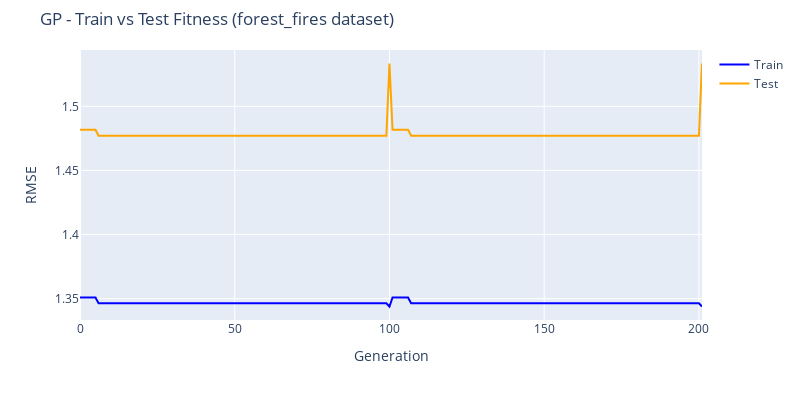

Write notebook code for a chart like this one.
### Code cell
import sys
import os
sys.path.append(os.path.abspath(r'C:\Users\Formando\PycharmProjects\slim'))
from slim_gsgp.utils.graphic import build_graphic

log_path = "./log/gp_forest_fires.csv"
dataset_name = "forest_fires"
build_graphic(log_path, dataset_name)

### Figure 1 — Plotly figure (JSON) as saved in the notebook; plotly's stock layout.template omitted (floating-point values rounded to 4 significant figures; data arrays with more than 128 entries replaced by an {"elided": "..."} marker saying what was removed)
{"data": [{"line": {"color": "blue"}, "mode": "lines", "name": "Train", "type": "scatter", "y": {"elided": "202 float values"}}, {"line": {"color": "orange"}, "mode": "lines", "name": "Test", "type": "scatter", "y": {"elided": "202 float values"}}], "layout": {"height": 400, "margin": {"t": 50}, "title": {"text": "GP - Train vs Test Fitness (forest_fires dataset)"}, "width": 800, "xaxis": {"title": {"text": "Generation"}}, "yaxis": {"range": [0, null], "title": {"text": "RMSE"}}}}
